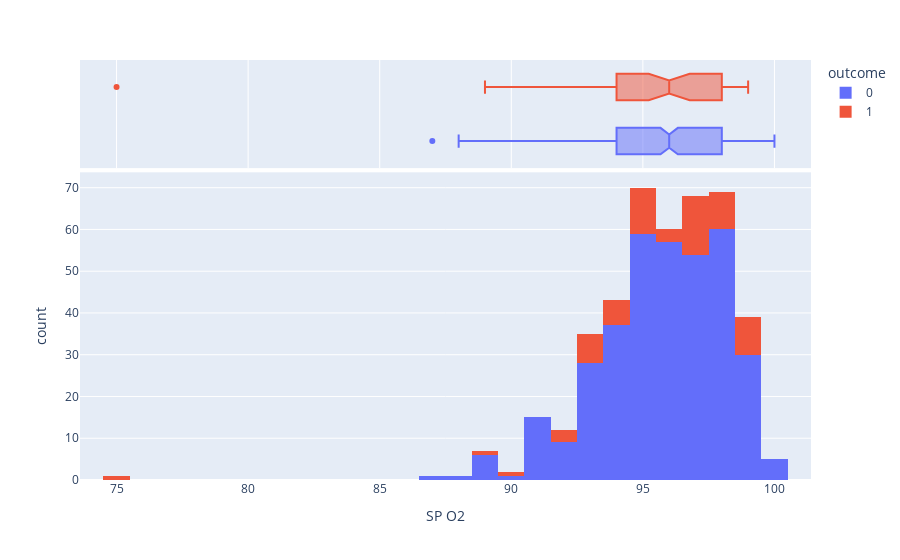

Source (notebook cell):
### Markdown cell above
WE CAN SEE A SHARP RISE IN NUMBER OF DEATHS AFTER THE 18-20 RANGE THE BMI RANGE OF 25-29 IS OVERWEIGHT THE BMI RANGE OF 30+ IS OBESE WE CAN SEE OVERWEIGHT AND OBESE ARE HAVING RELATIVELY HIGHER NUMBER OF DEATHS

### Code cell
df1 = df.dropna(subset=['SP O2'])
fig = px.histogram(df, x="SP O2", color="outcome", marginal="box", hover_data=df1.columns)
fig.show()

### Figure 1 — Plotly figure (JSON) as saved in the notebook; plotly's stock layout.template omitted (floating-point values rounded to 4 significant figures; data arrays with more than 128 entries replaced by an {"elided": "..."} marker saying what was removed)
{"data": [{"alignmentgroup": "True", "bingroup": "x", "hovertemplate": "outcome=0<br>SP O2=%{x}<br>count=%{y}<extra></extra>", "legendgroup": "0", "marker": {"color": "#636efa"}, "name": "0", "offsetgroup": "0", "orientation": "v", "showlegend": true, "type": "histogram", "x": {"elided": "363 int values"}, "xaxis": "x", "yaxis": "y"}, {"alignmentgroup": "True", "customdata": {"elided": "363x51 int values"}, "hovertemplate": "outcome=%{customdata[2]}<br>SP O2=%{customdata[20]}<br>group=%{customdata[0]}<br>ID=%{customdata[1]}<br>age=%{customdata[3]}<br>gendera=%{customdata[4]}<br>BMI=%{customdata[5]}<br>hypertensive=%{customdata[6]}<br>atrialfibrillation=%{customdata[7]}<br>CHD with no MI=%{customdata[8]}<br>diabetes=%{customdata[9]}<br>deficiencyanemias=%{customdata[10]}<br>depression=%{customdata[11]}<br>Hyperlipemia=%{customdata[12]}<br>Renal failure=%{customdata[13]}<br>COPD=%{customdata[14]}<br>heart rate=%{customdata[15]}<br>Systolic blood pressure=%{customdata[16]}<br>Diastolic blood pressure=%{customdata[17]}<br>Respiratory rate=%{customdata[18]}<br>temperature=%{customdata[19]}<br>Urine output=%{customdata[21]}<br>hematocrit=%{customdata[22]}<br>RBC=%{customdata[23]}<br>MCH=%{customdata[24]}<br>MCHC=%{customdata[25]}<br>MCV=%{customdata[26]}<br>RDW=%{customdata[27]}<br>Leucocyte=%{customdata[28]}<br>Platelets=%{customdata[29]}<br>Neutrophils=%{customdata[30]}<br>Basophils=%{customdata[31]}<br>Lymphocyte=%{customdata[32]}<br>PT=%{customdata[33]}<br>INR=%{customdata[34]}<br>NT-proBNP=%{customdata[35]}<br>Creatine kinase=%{customdata[36]}<br>Creatinine=%{customdata[37]}<br>Urea nitrogen=%{customdata[38]}<br>glucose=%{customdata[39]}<br>Blood potassium=%{customdata[40]}<br>Blood sodium=%{customdata[41]}<br>Blood calcium=%{customdata[42]}<br>Chloride=%{customdata[43]}<br>Anion gap=%{customdata[44]}<br>Magnesium ion=%{customdata[45]}<br>PH=%{customdata[46]}<br>Bicarbonate=%{customdata[47]}<br>Lactic acid=%{customdata[48]}<br>PCO2=%{customdata[49]}<br>EF=%{customdata[50]}<extra></extra>", "legendgroup": "0", "marker": {"color": "#636efa"}, "name": "0", "notched": true, "offsetgroup": "0", "showlegend": false, "type": "box", "x": {"elided": "363 int values"}, "xaxis": "x2", "yaxis": "y2"}, {"alignmentgroup": "True", "bingroup": "x", "hovertemplate": "outcome=1<br>SP O2=%{x}<br>count=%{y}<extra></extra>", "legendgroup": "1", "marker": {"color": "#EF553B"}, "name": "1", "offsetgroup": "1", "orientation": "v", "showlegend": true, "type": "histogram", "x": [94, 98, 97, 95, 93, 95, 97, 97, 90, 98, 98, 93, 95, 95, 93, 93, 97, 98, 97, 98, 99, 97, 95, 99, 94, 97, 93, 97, 99, 75, 96, 99, 95, 89, 95, 94, 98, 97, 99, 99, 93, 98, 95, 97, 95, 92, 97, 95, 92, 96, 94, 95, 96, 98, 92, 94, 98, 99, 99, 94, 97, 97, 99, 93, 97], "xaxis": "x", "yaxis": "y"}, {"alignmentgroup": "True", "customdata": {"elided": "65x51 int values"}, "hovertemplate": "outcome=%{customdata[2]}<br>SP O2=%{customdata[20]}<br>group=%{customdata[0]}<br>ID=%{customdata[1]}<br>age=%{customdata[3]}<br>gendera=%{customdata[4]}<br>BMI=%{customdata[5]}<br>hypertensive=%{customdata[6]}<br>atrialfibrillation=%{customdata[7]}<br>CHD with no MI=%{customdata[8]}<br>diabetes=%{customdata[9]}<br>deficiencyanemias=%{customdata[10]}<br>depression=%{customdata[11]}<br>Hyperlipemia=%{customdata[12]}<br>Renal failure=%{customdata[13]}<br>COPD=%{customdata[14]}<br>heart rate=%{customdata[15]}<br>Systolic blood pressure=%{customdata[16]}<br>Diastolic blood pressure=%{customdata[17]}<br>Respiratory rate=%{customdata[18]}<br>temperature=%{customdata[19]}<br>Urine output=%{customdata[21]}<br>hematocrit=%{customdata[22]}<br>RBC=%{customdata[23]}<br>MCH=%{customdata[24]}<br>MCHC=%{customdata[25]}<br>MCV=%{customdata[26]}<br>RDW=%{customdata[27]}<br>Leucocyte=%{customdata[28]}<br>Platelets=%{customdata[29]}<br>Neutrophils=%{customdata[30]}<br>Basophils=%{customdata[31]}<br>Lymphocyte=%{customdata[32]}<br>PT=%{customdata[33]}<br>INR=%{customdata[34]}<br>NT-proBNP=%{customdata[35]}<br>Creatine kinase=%{customdata[36]}<br>Creatinine=%{customdata[37]}<br>Urea nitrogen=%{customdata[38]}<br>glucose=%{customdata[39]}<br>Blood potassium=%{customdata[40]}<br>Blood sodium=%{customdata[41]}<br>Blood calcium=%{customdata[42]}<br>Chloride=%{customdata[43]}<br>Anion gap=%{customdata[44]}<br>Magnesium ion=%{customdata[45]}<br>PH=%{customdata[46]}<br>Bicarbonate=%{customdata[47]}<br>Lactic acid=%{customdata[48]}<br>PCO2=%{customdata[49]}<br>EF=%{customdata[50]}<extra></extra>", "legendgroup": "1", "marker": {"color": "#EF553B"}, "name": "1", "notched": true, "offsetgroup": "1", "showlegend": false, "type": "box", "x": [94, 98, 97, 95, 93, 95, 97, 97, 90, 98, 98, 93, 95, 95, 93, 93, 97, 98, 97, 98, 99, 97, 95, 99, 94, 97, 93, 97, 99, 75, 96, 99, 95, 89, 95, 94, 98, 97, 99, 99, 93, 98, 95, 97, 95, 92, 97, 95, 92, 96, 94, 95, 96, 98, 92, 94, 98, 99, 99, 94, 97, 97, 99, 93, 97], "xaxis": "x2", "yaxis": "y2"}], "layout": {"barmode": "relative", "legend": {"title": {"text": "outcome"}, "tracegroupgap": 0}, "margin": {"t": 60}, "xaxis": {"anchor": "y", "domain": [0, 1], "title": {"text": "SP O2"}}, "xaxis2": {"anchor": "y2", "domain": [0, 1], "matches": "x", "showgrid": true, "showticklabels": false}, "yaxis": {"anchor": "x", "domain": [0, 0.7326], "title": {"text": "count"}}, "yaxis2": {"anchor": "x2", "domain": [0.7426, 1], "matches": "y2", "showgrid": false, "showline": false, "showticklabels": false, "ticks": ""}}}
